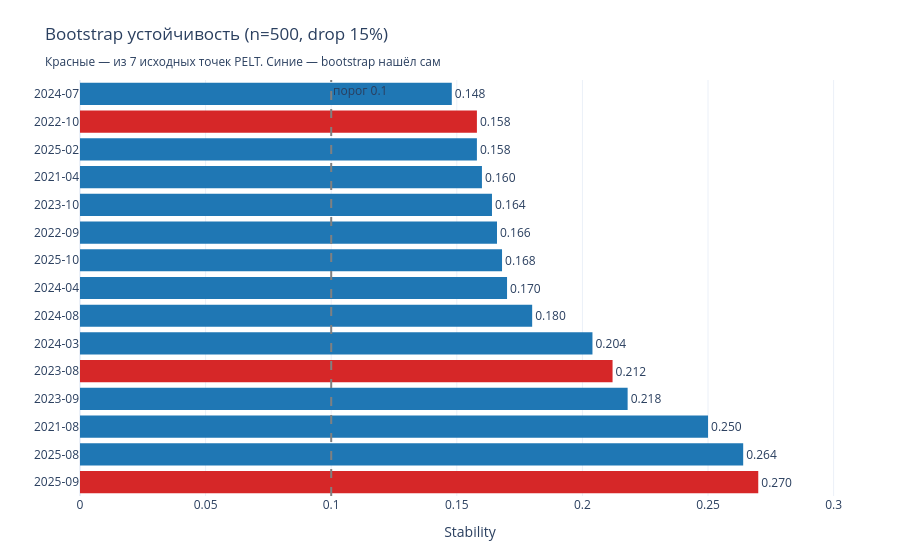

Source (notebook cell):
### Markdown cell above
## Фаза 2. Bootstrap устойчивости

### Гипотеза

7 точек из фазы 1 — реальные разладки, а не артефакт `pen=10` 
или случайных выбросов в конкретные месяцы.

### Метод

Bootstrap с сохранением временного порядка: 500 итераций, в каждой 
случайно исключается 15% месяцев, PELT пересчитывается с тем же 
`pen=10`. Фильтр устойчивости: `stability ≥ 0.10`.

Две разные проверки:
- **Переживает ли точка вариацию `pen`** — sensitivity-анализ.
- **Переживает ли она вариацию данных** — bootstrap.

### Code cell
# 2. Фаза 2. Bootstrap устойчивости
# ============================================================================
# Точка PELT без bootstrap — не точка. Пересэмплируем 15% месяцев,
# смотрим, какие точки воспроизводятся. Фильтр: stability >= 0.10.
# Плюс bar chart — видно, что топ — пары соседних месяцев, не точки.
# ============================================================================
import ruptures as rpt
import plotly.graph_objects as go

N_BOOT = 500
DROP_FRAC = 0.15
STABILITY_THRESHOLD = 0.10

# --- Bootstrap ---
rng = np.random.default_rng(42)
n_months = len(monthly_naive)
n_keep = int(round(n_months * (1 - DROP_FRAC)))

counts = {}
for _ in range(N_BOOT):
    keep_idx = np.sort(rng.choice(n_months, size=n_keep, replace=False))
    X_sub = X_norm[keep_idx]
    bkps = rpt.Pelt(model="l2").fit(X_sub).predict(pen=PELT_PENALTY)
    for i in bkps[:-1]:
        d = monthly_naive.index[keep_idx[i]].strftime('%Y-%m')
        counts[d] = counts.get(d, 0) + 1

stability = pd.Series(counts).sort_values(ascending=False) / N_BOOT

# --- Статус точек из фазы 1 ---
print(f"📊 Bootstrap ({N_BOOT} итераций, drop {DROP_FRAC:.0%}):\n")
for d in cp_dates:
    s = stability.get(d, 0.0)
    mark = '✅' if s >= STABILITY_THRESHOLD else '⚠️'
    print(f"   {d}: {s:.3f} {mark}")

points_filtered = [d for d in cp_dates
                   if stability.get(d, 0) >= STABILITY_THRESHOLD]
print(f"\n🎯 После фильтра: {len(points_filtered)} из {len(cp_dates)}")
print(f"   {points_filtered}")

# --- Визуализация: топ-15 ---
# --- Визуализация: топ-15, с выделением исходных 7 ---
top15 = stability.head(15).sort_values(ascending=True)
labels_y = [str(d) for d in top15.index]
colors = ['#d62728' if str(d) in cp_dates else '#1f77b4'
          for d in top15.index]

fig = go.Figure()
fig.add_trace(go.Bar(
    x=top15.values,
    y=labels_y,
    orientation='h',
    text=[f'{v:.3f}' for v in top15.values],
    textposition='outside',
    marker_color=colors,
    marker_line_width=0,
))

fig.add_vline(
    x=STABILITY_THRESHOLD,
    line_dash='dash', line_color='gray',
    annotation_text=f'порог {STABILITY_THRESHOLD}',
    annotation_position='top right',
)

fig.update_layout(
    template='plotly_white',
    height=550,
    title=f'Bootstrap устойчивость (n={N_BOOT}, drop {DROP_FRAC:.0%})<br>'
          f'<sub>Красные — из 7 исходных точек PELT. Синие — bootstrap нашёл сам</sub>',
    xaxis_title='Stability',
    showlegend=False,
    margin=dict(l=80, r=40, t=80, b=40),
)
fig.update_xaxes(range=[0, top15.max() * 1.15])
fig.update_yaxes(type='category', autorange='reversed')
fig.show()

### Figure 1 — Plotly figure (JSON) as saved in the notebook; plotly's stock layout.template omitted (floating-point values rounded to 4 significant figures)
{"data": [{"marker": {"color": ["#1f77b4", "#d62728", "#1f77b4", "#1f77b4", "#1f77b4", "#1f77b4", "#1f77b4", "#1f77b4", "#1f77b4", "#1f77b4", "#d62728", "#1f77b4", "#1f77b4", "#1f77b4", "#d62728"], "line": {"width": 0}}, "orientation": "h", "text": ["0.148", "0.158", "0.158", "0.160", "0.164", "0.166", "0.168", "0.170", "0.180", "0.204", "0.212", "0.218", "0.250", "0.264", "0.270"], "textposition": "outside", "type": "bar", "x": [0.148, 0.158, 0.158, 0.16, 0.164, 0.166, 0.168, 0.17, 0.18, 0.204, 0.212, 0.218, 0.25, 0.264, 0.27], "y": ["2024-07", "2022-10", "2025-02", "2021-04", "2023-10", "2022-09", "2025-10", "2024-04", "2024-08", "2024-03", "2023-08", "2023-09", "2021-08", "2025-08", "2025-09"]}], "layout": {"annotations": [{"showarrow": false, "text": "порог 0.1", "x": 0.1, "xanchor": "left", "xref": "x", "y": 1, "yanchor": "top", "yref": "y domain"}], "height": 550, "margin": {"b": 40, "l": 80, "r": 40, "t": 80}, "shapes": [{"line": {"color": "gray", "dash": "dash"}, "type": "line", "x0": 0.1, "x1": 0.1, "xref": "x", "y0": 0, "y1": 1, "yref": "y domain"}], "showlegend": false, "title": {"text": "Bootstrap устойчивость (n=500, drop 15%)<br><sub>Красные — из 7 исходных точек PELT. Синие — bootstrap нашёл сам</sub>"}, "xaxis": {"range": [0, 0.3105], "title": {"text": "Stability"}}, "yaxis": {"autorange": "reversed", "type": "category"}}}
